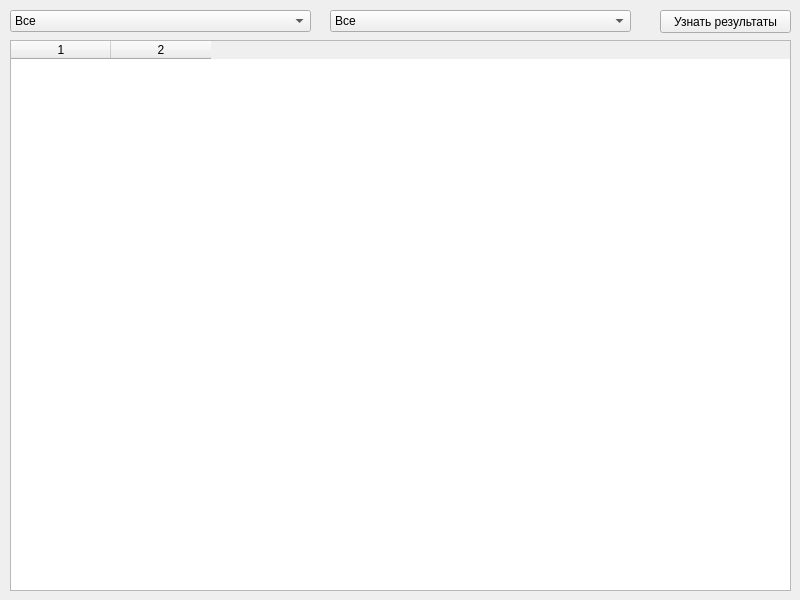
<?xml version="1.0" encoding="UTF-8"?>
<ui version="4.0">
 <class>MainWindow</class>
 <widget class="QMainWindow" name="MainWindow">
  <property name="geometry">
   <rect>
    <x>0</x>
    <y>0</y>
    <width>800</width>
    <height>600</height>
   </rect>
  </property>
  <property name="windowTitle">
   <string>MainWindow</string>
  </property>
  <widget class="QWidget" name="centralwidget">
   <widget class="QComboBox" name="schools">
    <property name="geometry">
     <rect>
      <x>10</x>
      <y>10</y>
      <width>301</width>
      <height>22</height>
     </rect>
    </property>
    <item>
     <property name="text">
      <string>Все</string>
     </property>
    </item>
   </widget>
   <widget class="QComboBox" name="classes">
    <property name="geometry">
     <rect>
      <x>330</x>
      <y>10</y>
      <width>301</width>
      <height>22</height>
     </rect>
    </property>
    <item>
     <property name="text">
      <string>Все</string>
     </property>
    </item>
   </widget>
   <widget class="QPushButton" name="resultButton">
    <property name="geometry">
     <rect>
      <x>660</x>
      <y>10</y>
      <width>131</width>
      <height>23</height>
     </rect>
    </property>
    <property name="text">
     <string>Узнать результаты</string>
    </property>
   </widget>
   <widget class="QTableWidget" name="tableWidget">
    <property name="geometry">
     <rect>
      <x>10</x>
      <y>40</y>
      <width>781</width>
      <height>551</height>
     </rect>
    </property>
    <property name="columnCount">
     <number>2</number>
    </property>
    <column/>
    <column/>
   </widget>
  </widget>
 </widget>
 <resources/>
 <connections/>
</ui>
